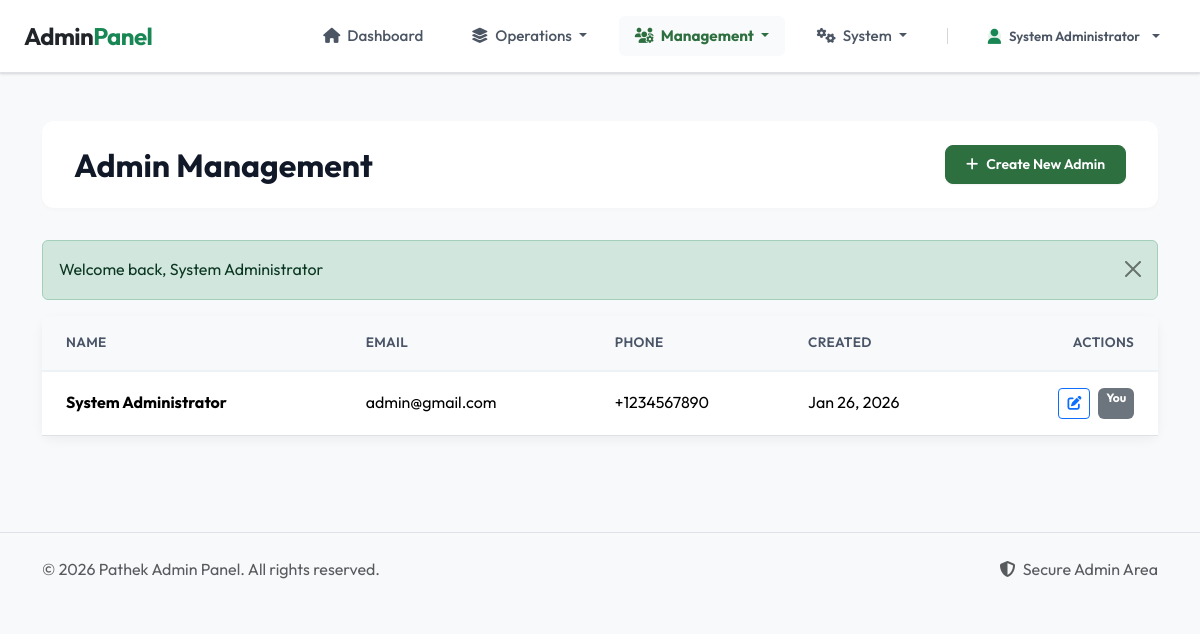
Screenshot of /index.php?page=admin&action=admins (signed in) with the database file from the repository.
### tables this page shows
CREATE TABLE `users` (
  `user_id` int(11) NOT NULL,
  `full_name` varchar(100) NOT NULL,
  `email` varchar(100) NOT NULL,
  `password_hash` varchar(255) NOT NULL,
  `phone` varchar(20) DEFAULT NULL,
  `user_role` enum('admin','owner_pending','owner_verified','owner_rejected','renter') NOT NULL DEFAULT 'renter',
  `account_status` enum('active','blocked') DEFAULT 'active',
  `otp_hash` varchar(255) DEFAULT NULL,
  `otp_expires_at` datetime DEFAULT NULL,
  `is_email_verified` tinyint(1) DEFAULT 0,
  `created_at` timestamp NOT NULL DEFAULT current_timestamp(),
  `updated_at` timestamp NOT NULL DEFAULT current_timestamp() ON UPDATE current_timestamp()
);

### app/controllers/AdminController.php (called while the page is built, shortened)
<?php
class AdminController
{
    private $db;
    public function __construct()
    {
        $this->db = Database::getInstance()->getConnection();
    }
    public function admins()
    {
        $query = "SELECT user_id, full_name, email, phone, created_at
                  FROM users
                  WHERE user_role = 'admin'
                  ORDER BY created_at DESC";
        $result = $this->db->query($query);
        $admins = [];
        while ($row = $result->fetch_assoc()) {
            $admins[] = $row;
        }
        require APP_PATH . "/views/admin/admins.php";
    }
}

### config/db.php (called while the page is built, shortened)
<?php
class Database
{
    private static $instance = null;
    private $conn;
    private function __construct()
    {
        $this->conn = new mysqli(DB_HOST, DB_USER, DB_PASS, DB_NAME);
        $this->conn->set_charset("utf8mb4");
    }
    public static function getInstance()
    {
        if (self::$instance === null) {
            self::$instance = new Database();
        }
        return self::$instance;
    }
    public function getConnection(): mysqli
    {
        return $this->conn;
    }
}

### app/views/admin/admins.php (the view, shortened to what this page needs)
<?php
require APP_PATH . '/views/layouts/admin_navbar.php';
?>
<link rel="stylesheet" href="assets/css/admin.css">
<div class="container py-5">
    <div class="admin-page-header d-flex justify-content-between align-items-center">
        <h2 class="fw-bold mb-0">Admin Management</h2>
        <a href="<?php echo BASE_URL; ?>/index.php?page=admin&action=createAdmin" class="btn btn-success btn-sm">
            <i class="fas fa-plus me-2"></i>Create New Admin
        </a>
    </div>
    <?php if (isset($_SESSION['success'])): ?>
        <div class="alert alert-success alert-dismissible fade show">
            <?php echo htmlspecialchars($_SESSION['success']);
            unset($_SESSION['success']); ?>
            <button type="button" class="btn-close" data-bs-dismiss="alert"></button>
        </div>
    <?php endif; ?>
    <div class="card admin-card border-0">
        <div class="card-body p-0">
            <div class="table-responsive">
                <table class="table admin-table table-hover align-middle mb-0">
                    <thead>
                        <tr>
                            <th class="ps-4">Name</th>
                            <th>Email</th>
                            <th>Phone</th>
                            <th>Created</th>
                            <th class="text-end pe-4">Actions</th>
                        </tr>
                    </thead>
                    <tbody>
                        <?php if (empty($admins)): ?>
                            <tr>
                                <td colspan="5" class="text-center py-5 text-muted">
                                    No admins found.
                                </td>
                            </tr>
                        <?php else: ?>
                            <?php foreach ($admins as $admin): ?>
                                <tr>
                                    <td class="ps-4">
                                        <div class="fw-bold">
                                            <?php echo htmlspecialchars($admin['full_name']); ?>
                                        </div>
                                    </td>
                                    <td>
                                        <?php echo htmlspecialchars($admin['email']); ?>
                                    </td>
                                    <td>
                                        <?php echo htmlspecialchars($admin['phone']); ?>
                                    </td>
                                    <td>
                                        <?php echo date('M d, Y', strtotime($admin['created_at'])); ?>
                                    </td>
                                    <td class="text-end pe-4">
                                        <div class="d-flex justify-content-end gap-2">
                                            <a href="<?php echo BASE_URL; ?>/index.php?page=admin&action=editAdmin&id=<?php echo $admin['user_id']; ?>"
                                                class="btn btn-sm btn-outline-primary">
                                                <i class="fas fa-edit"></i>
                                            </a>
                                            <?php if ($admin['user_id'] != $_SESSION['user_id']): ?>
                                                <form action="<?php echo BASE_URL; ?>/index.php?page=admin&action=deleteAdmin"
                                                    method="POST" class="d-inline"
                                                    onsubmit="return confirm('Are you sure you want to delete this admin?');">
                                                    <input type="hidden" name="admin_id" value="<?php echo $admin['user_id']; ?>">
                                                    <button type="submit" class="btn btn-sm btn-outline-danger">
                                                        <i class="fas fa-trash"></i>
                                                    </button>
                                                </form>
                                            <?php else: ?>
                                                <span class="badge bg-secondary">You</span>
                                            <?php endif; ?>
                                        </div>
                                    </td>
                                </tr>
                            <?php endforeach; ?>
                        <?php endif; ?>
                    </tbody>
                </table>
            </div>
        </div>
    </div>
</div>
<?php require APP_PATH . '/views/layouts/admin_footer.php'; ?>

### assets/css/base.css (style rules this page uses)
* { margin: 0; padding: 0; box-sizing: border-box; }
body { font-family: 'Outfit', 'Segoe UI', system-ui, -apple-system, sans-serif; color: #111827; line-height: 1.6; background-color: #f3f4f6; }
a { text-decoration: none; transition: color 0.2s; }
.btn-primary, .btn-success { background-color: #2E6F40; border-color: #2E6F40; font-weight: 600; border-radius: 8px; padding: 0.5rem 1.25rem; transition: all 0.2s ease; box-shadow: 0 1px 2px 0 rgba(0, 0, 0, 0.05); }

### assets/css/admin.css (style rules this page uses)
.admin-card { border: none; border-radius: 12px; box-shadow: 0 4px 12px rgba(0, 0, 0, 0.05); transition: transform 0.2s, box-shadow 0.2s; }
.admin-table thead th { background-color: #f8f9fa; border-bottom: 2px solid #edf2f7; color: #4a5568; font-weight: 600; font-size: 0.85rem; text-transform: uppercase; letter-spacing: 0.025em; padding: 1rem; }
.admin-table tbody td { padding: 1rem; vertical-align: middle; }
.admin-page-header { background: white; padding: 1.5rem 2rem; border-radius: 12px; box-shadow: 0 2px 4px rgba(0, 0, 0, 0.02); margin-bottom: 2rem; }

### rows the page displays
users: full_name "System Administrator", email "admin@gmail.com", phone "+1234567890", created_at "Jan 26, 2026", shows "You"

### other values shown
$_SESSION['user_name'] "System Administrator"
$_SESSION['success'] "Welcome back, System Administrator"
